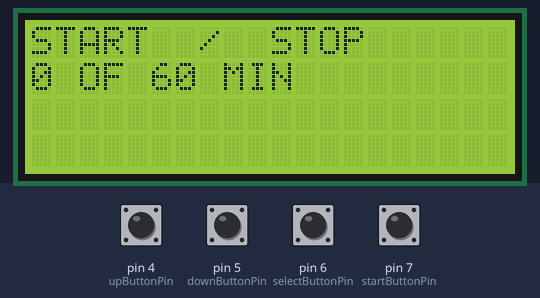
Simulated run of this sketch. Board: Arduino Uno, built with avr-gcc and run on an emulated ATmega328P. Parts: 20×4 character LCD. The test bench sets the inputs (shaded band); at power-on: pin 4 (upButtonPin), pin 5 (downButtonPin), pin 6 (selectButtonPin), pin 7 (startButtonPin) LOW.

Above: at 1.2 s.
1.3 s: pin 6 (selectButtonPin) pulled HIGH for 0.15 s
At 1.8 s:
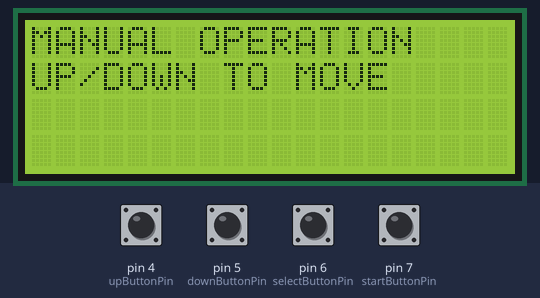
2.9 s: pin 6 (selectButtonPin) pulled HIGH for 1 s
At 4.1 s:
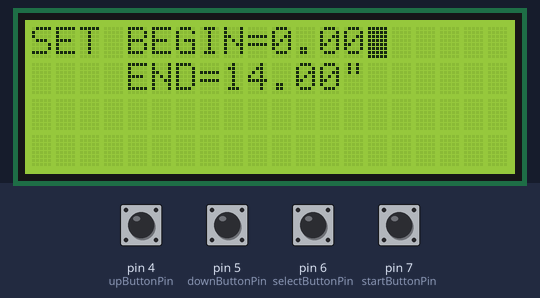
5.4 s: pin 6 (selectButtonPin) pulled HIGH for 0.15 s
At 6.1 s:
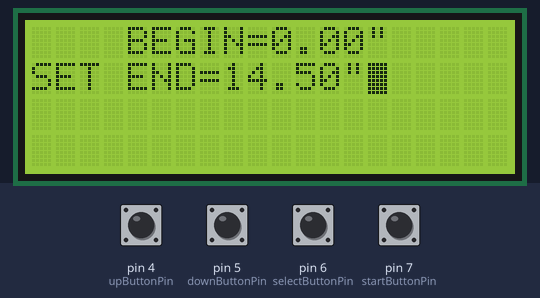
7.0 s: pin 6 (selectButtonPin) pulled HIGH for 0.15 s
At 8.2 s:
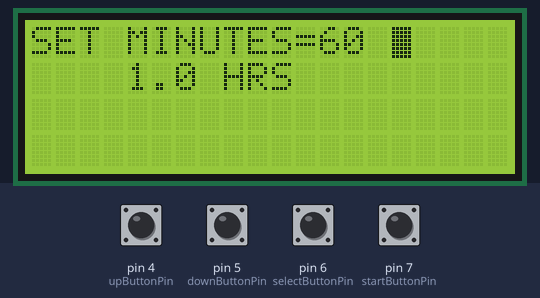
8.6 s: pin 4 (upButtonPin) pulled HIGH for 0.15 s
At 9.6 s:
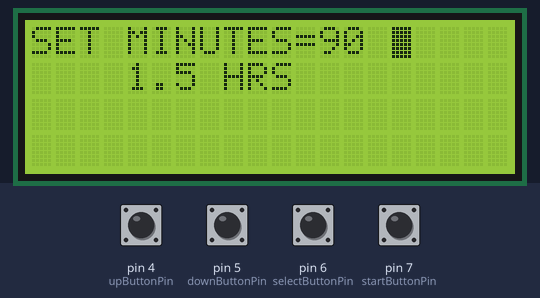
10.2 s: pin 4 (upButtonPin) pulled HIGH for 1 s
At 10.8 s:
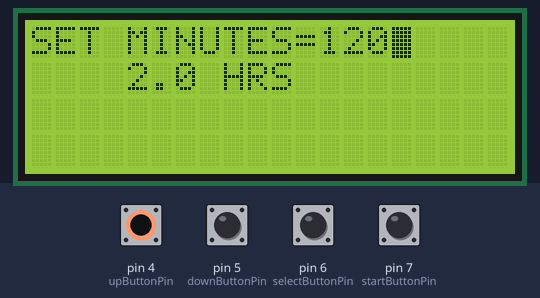
Timing chart, 0 to 13.2 s (numbered marks = the images above; inputs shaded):
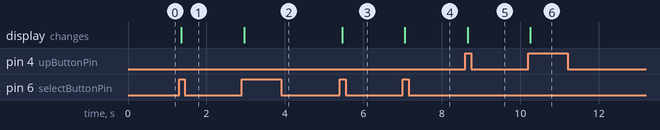

The sketch:

MMA.ino
```cpp
#include <AccelStepper.h>
//#include <MultiStepper.h>

const byte disableStepperDriverPin = 8;  //Enable pin on DQ542MA, When high, the stepper driver goes into sleep mode reducing heat on the driver and stepper motor
const byte stepperDirectionPin = 9; // Direction pin on DQ542MA
const byte stepperStepPin = 10; //Pulse pin on DQ542MA
const byte homeSwitchNO = 11;// Normally open position of

AccelStepper stepperX(1, stepperStepPin, stepperDirectionPin);   // 1 = Driver interface
int manualMoveDistance = 512; // this is a 10th of an inch since 5120 pulses equals an inch
long initial_homing = 10; // Used to Home Stepper, when homing, the stepper moves this many steps, in each loop THEN looks for the limit switch, so don't make too big

long setRunMinutes = 60; //valid between 1 and 1440
int maxRunMinutes = 1440; //max run time or 1440 equals 24 hours

int elapsedMinutes = 0; // keeps track of elapsed min
unsigned long elapsedMillis = 0; // keeps track of elapsed min
unsigned long startMillis = 0;
int cycleCount = 0; // keeps track of current cycle
boolean homed = false;
long setBeginPositionPulses = 0.0;
long setEndPostionPulses = 74240; //1" = 5,120 pluses or 14.5" = 74240 pulses
float maxEndPosition = 74240;
int minutesMultiplier = 30; // How many minutes one push of the button increases the minutes,
byte selectMode = 3; // this is the start up postion, 0 = Set begin Location, 1 =Set End, 2 = Run Time (Min), 3 = Start Stop Screen, 4 = manual Operation
int pulsePerInch = 5120;
boolean  varChanged = true; // uesd to keep the refresh on LCD to only when a change has happened
volatile byte runStop = false; // This is a variable is global servo move or run, false = stop, true = run
float cyclesPerMin = .2;  // this is not correct, it should take into acount the difference between end and begin


#include <Bounce2.h>
const byte upButtonPin = 4;
const byte downButtonPin = 5;
const byte selectButtonPin = 6;
const byte startButtonPin = 7;
Bounce debouncerUpButton = Bounce();
Bounce debouncerDownButton = Bounce();
Bounce debouncerSelectButton = Bounce();
Bounce debouncerStartButton = Bounce();
int upButtonState = 0;
int downButtonState = 0;
int  selectButtonState = 0;
int  startButtonState = 0;


// include the library code:
#include "Wire.h"
#include <LiquidCrystal_I2C.h>
LiquidCrystal_I2C lcd(0x3F, 20, 4); // set the LCD address to 0x3F for a 16 chars and 2 line display

void setup() {
  // put your setup code here, to run once:
  Serial.begin(9600);
  // set up the LCD's number of rows and columns:
  lcd.init();                      // initialize the lcd
  lcd.setBacklight(HIGH);
  debouncerUpButton.attach(upButtonPin);
  debouncerDownButton.attach(downButtonPin);
  debouncerSelectButton.attach(selectButtonPin);
  debouncerStartButton.attach(startButtonPin);
  debouncerUpButton.interval(25);
  debouncerDownButton.interval(25);
  debouncerSelectButton.interval(25);
  debouncerStartButton.interval(25);

  pinMode(homeSwitchNO, INPUT);
  pinMode(disableStepperDriverPin, OUTPUT);
  digitalWrite(disableStepperDriverPin, HIGH);  // Low enables the stepper, high disables the stepper
  stepperX.setMaxSpeed(1000.0);      //Set max speed of stepper
  stepperX.setAcceleration(1000.0);  // Set acceleration of stepper

}
void loop() {
  // put your main code here, to run repeatedly:  Super Loop
  upButton();
  downButton();
  startButton();
  selectButton();
  lcdUpDate();
  buttonUpDate();
}

void buttonUpDate() {
  debouncerUpButton.update();
  debouncerDownButton.update();
  debouncerSelectButton.update();
  debouncerStartButton.update();
  upButtonState = debouncerUpButton.rose();
  downButtonState = debouncerDownButton.rose();
  selectButtonState = debouncerSelectButton.rose();
  startButtonState = debouncerStartButton.rose();

}

void upButton() {
  if (upButtonState) {
    //    Serial.println("Up Button");
    switch (selectMode) {
      case 0:  //  Set the Begin postion pulses
        varChanged = true;
        setBeginPositionPulses = setBeginPositionPulses + (pulsePerInch / 4);
        setBeginPositionPulses = constrain(setBeginPositionPulses, 0, setEndPostionPulses - pulsePerInch);

        break;

      case 1:// set end postion pulses
        varChanged = true;
        setEndPostionPulses = setEndPostionPulses + (pulsePerInch / 4);
        setEndPostionPulses = constrain(setEndPostionPulses, setBeginPositionPulses, maxEndPosition);


        break;

      case 2:
        //set run time in minutes
        if ( setRunMinutes < maxRunMinutes)  {
          varChanged = true;
          setRunMinutes = setRunMinutes + minutesMultiplier;
        }


        break;

      case 3:
        //the upbutton doesn't do anything on selectMode = 3
        break;

      case 4:
        //Manual operation of the slide up and down
        manualMove( pulsePerInch / 10);  // move backwards a 10th of an inch

        break;
    }
  }
}

void downButton() {
  if (downButtonState) {
    //    Serial.println("Down Button");
    switch (selectMode) {
      case 0:  //
        varChanged = true;
        setBeginPositionPulses = setBeginPositionPulses - (pulsePerInch / 4);
        setBeginPositionPulses = constrain(setBeginPositionPulses, 0, setEndPostionPulses - pulsePerInch);

        break;
      case 1:
        varChanged = true;
        setEndPostionPulses = setEndPostionPulses - (pulsePerInch / 4) ;
        setEndPostionPulses = constrain(setEndPostionPulses, setBeginPositionPulses + pulsePerInch, maxEndPosition);


        break;

      case 2:
        //set run time in minutes
        if ( 35 < setRunMinutes)  {
          varChanged = true;
          setRunMinutes = setRunMinutes - minutesMultiplier;
        }

        break;

      case 3:
        //the down button doesn't do anything on selectMode = 3
        break;

      case 4:
        //Manual operation of the slide up and down
        manualMove(-1 * pulsePerInch / 10);  // move backwards a 10th of an inch

        break;
    }
  }
}

void startButton() {

  if (startButtonState) {
    if (selectMode == 3) {

      Serial.println("Run Started");


      digitalWrite(disableStepperDriverPin, LOW);  // LOW enables the stepper, HIGH disables the stepper  (this is for testing only remove
      //      homeStepper();  //  this function won't work until the home swith is connected
      startMillis = millis();


      stepperX.setMaxSpeed(3000.0);      //Set max speed of stepper
      stepperX.setAcceleration(2000.0);  // Set acceleration of stepper

      Serial.println(millis() - startMillis);
      unsigned long setRunMillis = setRunMinutes * 60000;
      Serial.println(setRunMillis);


      while ((millis() - startMillis) <= setRunMillis) { //To exit out of this while loop the eleaped time OR the start button triggers
        elapsedMinutes = ((millis() - startMillis) / 60000);
        Serial.print("Looping in the run loop going out - Elapsed minutes = ");
        Serial.println(elapsedMinutes);
        varChanged = true;
        lcdUpDate();


        // Going out to end postion starting from the home postion
        stepperX.runToNewPosition(setEndPostionPulses); //  1" = 5,120 pluses. This is a blocking function, such that it doesn't go to the next step until complete

        Serial.print("Looping in the run loop coming back - Elapsed minutes = ");
        Serial.println(elapsedMinutes);
        elapsedMinutes = ((millis() - startMillis) / 60000);
        varChanged = true;
        lcdUpDate();

        // Going to home postion starting from the end postion
        stepperX.runToNewPosition(setBeginPositionPulses); //This is a blocking function, such that it doesn't go to the next step until complete

      }
      digitalWrite(disableStepperDriverPin, HIGH);  // LOW enables the stepper, HIGH disables the stepper
      Serial.println("exited out of run loop");
    }
  }
}


void selectButton() {
  if (selectButtonState) {
    varChanged = true;
    if (3 < selectMode) {
      selectMode = 0;
    }
    else {
      selectMode++;
    }

  }
}


void lcdUpDate() {
  // set the cursor to column 0, line 1
  // (note: line 1 is the second row, since counting begins with 0):
  //lcd.setCursor(0, 1);
  switch (selectMode) {
    case 0:  //
      if (varChanged == true) {
        varChanged = false;
        lcd.blink();
        lcd.clear();
        lcd.setCursor(0, 0);  // column, row
        lcd.print("SET BEGIN=");

        float tempBeginInches = (setBeginPositionPulses * 1.00 / pulsePerInch * 1.00);

        lcd.print(tempBeginInches); //add precition of 1 decimal place
        lcd.print('"');
        lcd.setCursor(0, 1);    // column, row
        lcd.print("    END=");
        lcd.print((setEndPostionPulses / pulsePerInch) * 1.0);
        lcd.print('"');
        lcd.setCursor(14, 0);    // column, row

      }
      break;

    case 1:
      if (varChanged == true) {
        varChanged = false;
        lcd.blink();
        lcd.clear();
        lcd.setCursor(0, 0);    // column, row
        lcd.print("    BEGIN=");
        float tempBeginInches = (setBeginPositionPulses * 1.00 / pulsePerInch * 1.00);
        lcd.print(tempBeginInches); //add precition of 1 decimal place
        lcd.print('"');
        lcd.setCursor(0, 1);  // column, row
        lcd.print("SET END=");
        float tempEndInches = (setEndPostionPulses * 1.00 / pulsePerInch * 1.00);
        lcd.print(tempEndInches);
        lcd.print('"');
        lcd.setCursor(14, 1);    // column, row
      }
      break;

    case 2:
      if (varChanged == true) {
        varChanged = false;
        lcd.blink();
        lcd.clear();
        lcd.setCursor(0, 0);  // column, row
        lcd.print("SET MINUTES=");
        lcd.print(setRunMinutes, 1); //Serial.print(val, format) format here means 1 decimal place
        lcd.setCursor(0, 1);  // column, row
        lcd.print("    ");

        lcd.print( setRunMinutes / 60.0, 1); //  this is an int, so decimal math is wrong, as well as not taking into consideration the distance traveled  need to test  to find
        lcd.print(" HRS");
        lcd.setCursor(15, 0);  // column, row
      }

      break;

    case 3:
      if (varChanged == true) {
        varChanged = false;
        lcd.noBlink();
        lcd.clear();
        lcd.setCursor(0, 0);  // column, row
        lcd.print("START  /  STOP");
        lcd.setCursor(0, 1);  // column, row
        //        lcd.print(cycleCount);
        lcd.print(elapsedMinutes);
        lcd.print(" OF ");
        lcd.print(setRunMinutes); //add precition of 0 decimal place
        lcd.print(" MIN");

      }
      break;

    case 4:
      if (varChanged == true) {
        varChanged = false;
        lcd.noBlink();
        lcd.clear();
        lcd.setCursor(0, 0);  // column, row
        lcd.print("MANUAL OPERATION");
        lcd.setCursor(0, 1);
        lcd.print("UP/DOWN TO MOVE");
      }
      break;
  }
}


void manualMove(long moveDistance) {
  // this function is a while loop that stays active for a couple of minutes then
  // allowing for the magnet to be moved by presing the buttions - dont home just move
  // a couple of pulese for each press in the desired direction

  digitalWrite(disableStepperDriverPin, LOW);  // LOW enables the stepper, HIGH disables the stepper

  stepperX.setCurrentPosition(0);    // Set the current postion as home position
  stepperX.setMaxSpeed(1000.0);      //Set max speed of stepper
  stepperX.setAcceleration(1000.0);  // Set acceleration of stepper
  stepperX.moveTo(moveDistance); // a positive moves in a positve direction, negative in a backwards direction
  homed = false;
  digitalWrite(disableStepperDriverPin, HIGH);  // LOW enables the stepper, HIGH disables the stepper
}


void homeStepper() {
  digitalWrite(disableStepperDriverPin, LOW);  // LOW enables the stepper, HIGH disables the stepper
  stepperX.setMaxSpeed(1000.0);      //Set max speed of stepper
  stepperX.setAcceleration(1000.0);  // Set acceleration of stepper
  stepperX.setCurrentPosition(0);    // Set the current postion as home position
  initial_homing = 1; //this changes based on if going backwards or forwards

  while ( digitalRead(homeSwitchNO) == true) {

    stepperX.moveTo(initial_homing);
    stepperX.setSpeed(-1000);
    initial_homing = initial_homing + 5; //moving more in each loop
    stepperX.run();   //Go to stepperX.moveTo position
    //    Serial.println(initial_homing);
  }

  stepperX.setCurrentPosition(0);    // reset the home position with it's current postion - this also requires a setmaxSpeed and setAcceleration
  stepperX.setMaxSpeed(1000.0);      //Set max speed of stepper (Slower to get better accuracy) 100 is a good starting number
  stepperX.setAcceleration(5000.0);  // Set acceleration of stepper
  initial_homing = 100000;  //this changes based on if going backwards or forwards

  while ( digitalRead(homeSwitchNO) == false) {
    stepperX.moveTo(initial_homing); //go home as defined in setup, it can be close to the microswitch of the plate in the middle
    stepperX.setSpeed(+1000);
    initial_homing = initial_homing  + 5 ; //
    stepperX.run();   //Go to set postion

  }

  stepperX.setCurrentPosition(0);    // reset the home position with it's current postion it is now homed - this also requires a setmaxSpeed and setAcceleration
  homed = true;
}
```

Measured:
- after the input at 1.3 s, the display: changes after 0.06 s (image 1)
- after the input at 2.9 s, the display: changes after 0.06 s (image 2)
- after the input at 5.4 s, the display: changes after 0.06 s (image 3)
- after the input at 7.0 s, the display: changes after 0.05 s (image 4)
- after the input at 8.6 s, the display: changes after 0.05 s (image 5)
- after the input at 10.2 s, the display: changes after 0.06 s (image 6)
